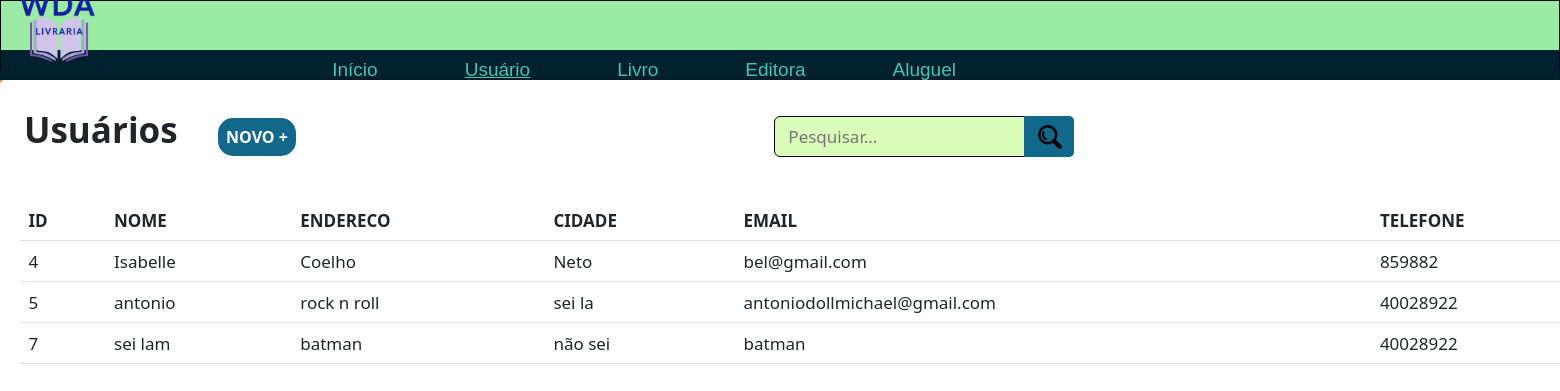
The app's page /user.php (signed in) with its own data.
### tables this page shows
CREATE TABLE `usuario` (
  `id` int NOT NULL AUTO_INCREMENT,
  `nome` varchar(45) NOT NULL,
  `endereco` varchar(70) NOT NULL,
  `cidade` varchar(45) NOT NULL,
  `email` varchar(110) NOT NULL,
  `celular` int NOT NULL,
  PRIMARY KEY (`id`)
);

### user.php (the view, shortened to what this page needs)
<?php
    include_once('config.php');
    if(!empty($_GET['search'])){
       $data = $_GET['search'];
       $sql = "SELECT * FROM usuario WHERE id LIKE '%$data%' OR nome LIKE '%$data%' OR endereco LIKE '%$data%' OR cidade LIKE '%$data%' OR email LIKE '%$data%' OR celular LIKE '%$data%'  ORDER BY id ASC";
    }
    else{
        $sql = "SELECT * FROM usuario ORDER BY id ASC";
    }
    $result = $conexao -> query($sql);
?>
<!DOCTYPE html>
<html lang="pt-br">
<head>
    <link rel="stylesheet" href="estilos/style.css?<?php echo rand(1, 1000); ?>">
    <link href="https://cdn.jsdelivr.net/npm/bootstrap@5.3.0-alpha3/dist/css/bootstrap.min.css" rel="stylesheet">
</head>
<body>
    <header>
        <nav class="navbar navbar-expand-lg" id="navbar">
            <div class="container-fluid">
               <img src="images/WDA-removebg-preview.png" style="height: 90px; width: 90px;" alt=""> </a>
                <div class="collapse navbar-collapse" id="navbarNavAltMarkup">
                <div class="navbar-nav">
                    <a class="nav-link" aria-current="page" href="inicio.php">Início</a>
                    <a class="nav-link" href="user.php" style="text-decoration: underline;">Usuário</a>
                    <a class="nav-link" href="livro.php">Livro</a>
                    <a class="nav-link" href="editora.php">Editora</a>
                    <a class="nav-link" href="aluguel.php">Aluguel</a>
                    <a href="sair.php"><button class="btn btn-outline-danger" id="botao-sair" type="submit">SAIR</button></a>
                </div>
                </div>
            </div>
        </nav>
    </header>
    <main>
        <div class="grid-header">
            <span class="titulo-pg">Usuários</span>
            <div class="novo-btn" onclick="abrirModal('vis-modal')">NOVO +</div>
            <form class="searchbox sbx-custom">
            <div role="search" class="sbx-custom__wrapper">
                <input type="search" name="search" placeholder="Pesquisar..." autocomplete="off" class="sbx-custom__input" id="pesquisadora">
                <button type="submit" class="sbx-custom__submit" onclick="searchData()">
                    <img src="img/search.png" alt="">
                </button>
            </div>
            </form>
        </div>
        <table class="table">
  <thead>
    <tr>
      <th scope="col">ID</th>
      <th scope="col">NOME</th>
      <th scope="col">ENDERECO</th>
      <th scope="col">CIDADE</th>
      <th scope="col">EMAIL</th>
      <th scope="col">TELEFONE</th>
    </tr>
  </thead>
  <tbody>
    <?php
    while($user_data = mysqli_fetch_assoc($result)){
      echo "<tr>";
      echo "<td>".$user_data['id']."</td>";
      echo "<td>".$user_data['nome']."</td>";
      echo "<td>".$user_data['endereco']."</td>";
      echo "<td>".$user_data['cidade']."</td>";
      echo "<td>".$user_data['email']."</td>";
      echo "<td>".$user_data['celular']."</td>";
      echo "</tr>";
    }
  ?>
  </tbody>
</table>
    </main>
</body>
</html>

### estilos/style.css (style rules this page uses)
:root { --color-blue:#012030; --color-blue2:#13678A; --color-blue3:#45C4B0; --color-green:#9AEBA3; --color-green2:#DAFDBA; }
* { font-size: 17px; margin: 0; padding: 0; box-sizing: border-box; }
body { overflow-x: hidden; background-image: url(../images/livraria2.png); background-position: center center; background-repeat: no-repeat; background-size: cover; background-attachment: fixed; font-family: Verdana, Geneva, Tahoma, sans-serif; }
header { width: 100vw; height: 10vh; border: 1px solid black; border-bottom: 30px solid var(--color-blue); font-family: 'arial'; font-size: 20px; }
nav.navbar { height: 100%; background-color: var(--color-green); }
a.nav-link { margin-right: 40px; color: var(--color-blue3); text-decoration: none; display: inline; margin-top: 59px; margin-left: 30px; margin-bottom: -30px; font-weight: 500; font-size: 19px; }
.navbar-nav { margin:0 auto; margin-left: 190px; }
@media screen and (min-width: 1500px) { .navbar-nav { padding-left: 160px; } }
main { box-shadow: 1.5px 1.5px 2px rgba(0, 0, 0, 0.102), -1.5px -1.5px 2px rgba(0, 0, 0, 0.100); min-height: 90vh; width: 1800px; margin: 0 auto; padding: 20px; background-color: rgba(255, 255, 255); border-radius: 5px; overflow: hidden; border: none; }
div.grid-header { width: 100%; height: 100px; padding: 4px; overflow: hidden; }
.titulo-pg { font-size: 35px; font-weight: bold; padding: 0; }
.novo-btn { box-shadow: 1px 1px 6px solid rgba(0, 0, 0, 0.301); background-color: var(--color-blue2); border-radius:15px; cursor:pointer; color:white; font-size: 16px; font-weight: bold; padding: 8px; margin-left: 36px; height: 150px; margin-bottom: 15px; width: fit-content; display: inline; }
.sbx-custom { display: inline-block; position: relative; width: 300px; height: 41px; white-space: nowrap; box-sizing: border-box; font-size: 16px; margin-left: 474px; }
.sbx-custom__wrapper { width: 100%; height: 100%; display: flex; }
.sbx-custom__input { display: inline-block; border: 1px solid black; color: white; border-radius: 6px; background: var(--color-green2); padding-right: 79px; padding-left: 13px; width: 100%; height: 100%; vertical-align: middle; white-space: normal; font-size: inherit; }
.sbx-custom__submit { position: absolute; top: 0; right: 0; left: inherit; margin: 0; border: 0; border-radius: 0 5px 5px 0; background-color: var(--color-blue2); padding: 0; width: 50px; height: 100%; vertical-align: middle; text-align: center; font-size: inherit; }
.sbx-custom__submit::before { display: inline-block; margin-right: -4px; height: 100%; vertical-align: middle; content: ''; }

### records on screen
usuario: id "4", nome "Isabelle", endereco "Coelho", cidade "Neto", email "bel@gmail.com", celular "859882"
usuario: id "5", nome "antonio", endereco "rock n roll", cidade "sei la", email "antoniodollmichael@gmail.com", celular "40028922"
usuario: id "7", nome "sei lam", endereco "batman", cidade "não sei", email "batman", celular "40028922"
